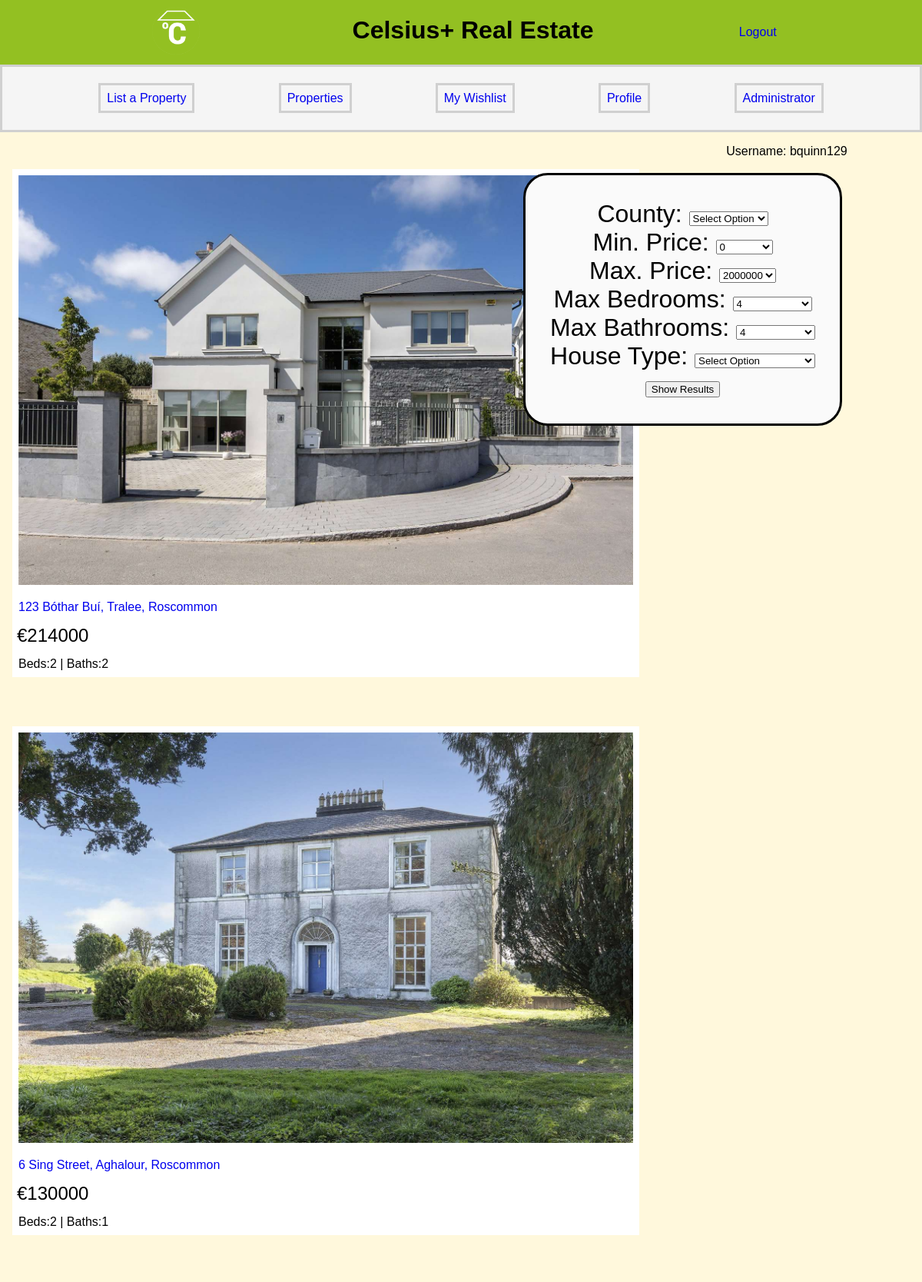
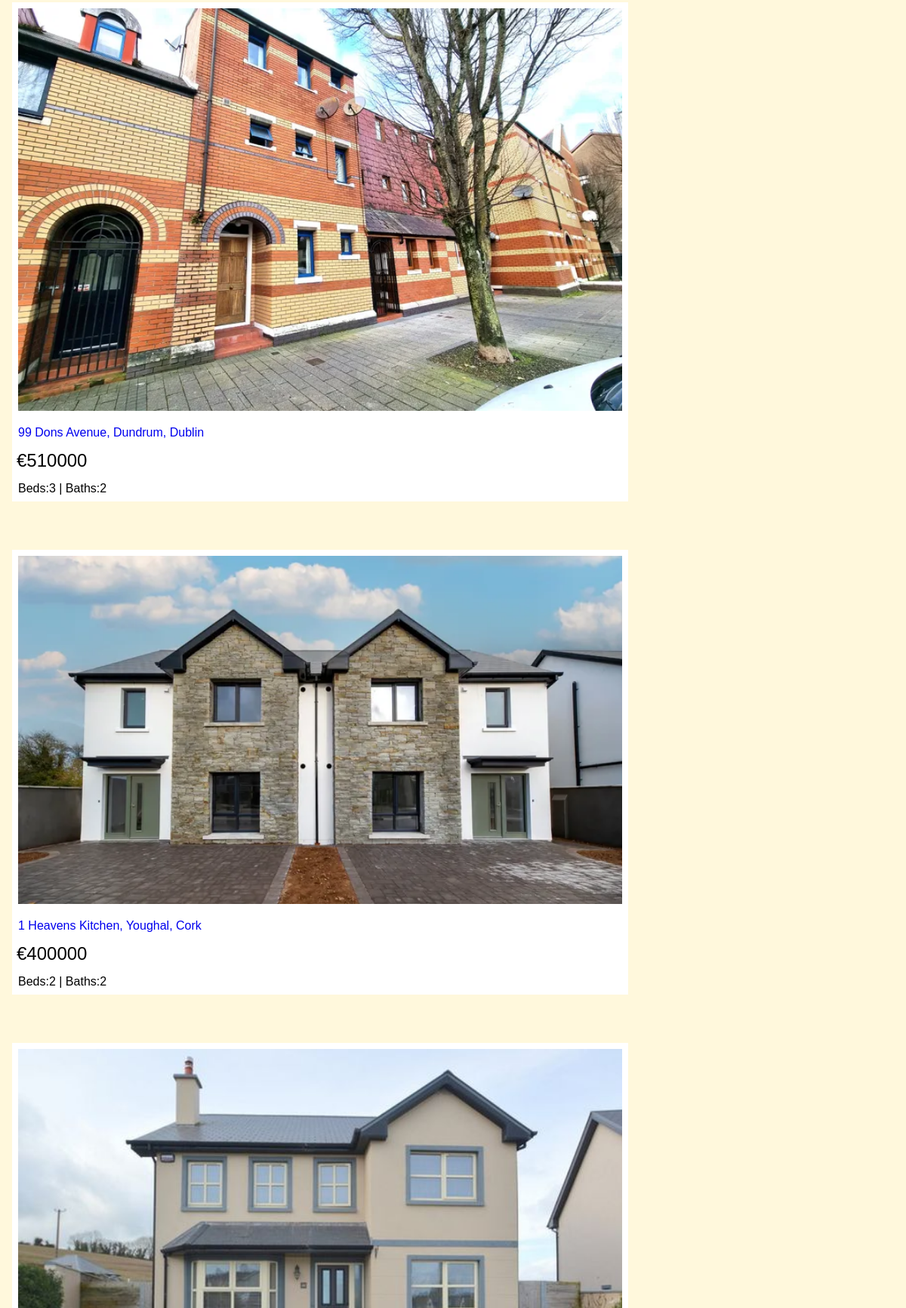
Page /properties (signed in, upper part) on the committed database (2 pictures, top to bottom).
### tables this page shows
CREATE TABLE properties
(
    property_id INTEGER PRIMARY KEY AUTOINCREMENT,
    full_name VARCHAR(50) NOT NULL,
    email VARCHAR(255) NOT NULL,
    address TEXT NOT NULL,
    county VARCHAR(30) NOT NULL,
    post_code CHAR(7) NOT NULL,
    price INTEGER NOT NULL, 
    house_type VARCHAR(24),
    bedroom INTEGER NOT NULL,
    bathroom INTEGER NOT NULL,
    photo TEXT NOT NULL,
    description TEXT NOT NULL,
    bid_amount INTEGER NOT NULL DEFAULT 0
);

### app.py (the view)
@app.route("/properties", methods=["GET", "POST"])
def properties():
    form = RefineForm()
    counties = choices("county")
    form.county.choices = counties
    house_types = choices("house_type")
    form.house_type.choices = house_types
    bedrooms = choices("bedroom")
    form.bedrooms.choices = bedrooms
    bathrooms = choices("bathroom")
    form.bathrooms.choices = bathrooms
    if form.validate_on_submit():
        county = form.county.data
        min_price = form.min_price.data
        max_price = form.max_price.data
        bedroom = form.bedrooms.data
        bathroom = form.bathrooms.data
        house_type = form.house_type.data
        filters = refine_search(county,min_price,max_price,bedroom,bathroom,house_type)
    else:
        db = get_db()
        filters = db.execute("""SELECT * FROM properties""")
    return render_template("properties.html", filters=filters, form=form)

### forms.py
class RefineForm(FlaskForm):
    county = SelectField("County:", choices=[])
    min_price = SelectField("Min. Price:", choices=[0, 100000, 200000, 300000, 400000, 500000, 600000, 700000, 800000, 900000, 1000000, 1200000, 1400000, 1600000, 1800000, 2000000])
    max_price = SelectField("Max. Price:", choices=[0, 100000, 200000, 300000, 400000, 500000, 600000, 700000, 800000, 900000, 1000000, 1200000, 1400000, 1600000, 1800000, 2000000], default=2000000)
    house_type = SelectField("House Type:", choices=[])
    bedrooms = SelectField("Max Bedrooms:", choices=[], default=4)
    bathrooms = SelectField("Max Bathrooms:", choices=[], default=4)
    submit = SubmitField("Show Results")

### app.py (called while the page is built)
@app.before_request
def logged_in_user():
    g.user = session.get("username", None)
    g.admin = session.get("username", None)

def choices(option):
    db = get_db()
    choices = db.execute(f"""SELECT DISTINCT {option} FROM properties
                             ORDER BY {option};""").fetchall()          #alphabetical order
    list_of_choices = []
    list_of_choices.append("Select Option")                             #set default to "Select Option"
    for dictionary in choices:
        for key in dictionary.keys():
            list_of_choices.append(dictionary[key])
    return list_of_choices

### database.py (called while the page is built)
def get_db():
    if "db" not in g:
        g.db = sqlite3.connect(DATABASE, detect_types=sqlite3.PARSE_DECLTYPES)
        g.db.row_factory = sqlite3.Row
    return g.db

### templates/properties.html (shortened to what this page needs)
{% extends "base.html" %}
{% block main_content %}
    <main>
        <form action="" method="post" novalidate id="refine">
            {{ form.county.label }}
            {{ form.county() }}
            <br />
            {{ form.min_price.label }}
            {{ form.min_price() }}
            <br />
            {{ form.max_price.label }}
            {{ form.max_price() }}
            <br />
            {{ form.bedrooms.label }}
            {{ form.bedrooms() }}
            <br />
            {{ form.bathrooms.label }}
            {{ form.bathrooms() }}
            <br />
            {{ form.house_type.label }}
            {{ form.house_type() }}
            <br />
            {{ form.submit() }}
        </form>
        {% for property in filters %}
        <ul id="properties">
            <li><img src="{{ url_for('static', filename='images/' + property['photo']) }}" class="photo"/></li>
            <li><a href="{{ url_for('property', property_id=property['property_id'] ) }}">{{ property['address'] }}, {{ property['county'] }}</a></li>
            <li class="price">€{{ property['price'] }}</li>
            <li>Beds:{{ property['bedroom'] }} | Baths:{{ property['bathroom'] }}</li>
        </ul>
        {% endfor %}
    </main>
{% endblock %}

### static/styles.css (style rules this page uses)
a { text-decoration:none; align-self: center; }
ul, ol { list-style-type: none; }
body { background-color: cornsilk; font-family:Verdana, Arial, Tahoma, sans-serif; margin:0 auto }
#refine { text-align:center; border:3px solid black; padding:1em; margin-right:3.25em; margin-top:1.15em; font-size:2em; background-color: #fafafa; position:fixed; right:0; }
#properties>li>img { width:35em; }
@media screen and (min-width:1200px) { #properties>li>img { width:50em; } }
#properties { padding:1em; float:left; }
#properties li { background-color:white ; padding:.5em; }
#properties li[class="price"] { font-size: 1.5em; padding:.25em; }
form { margin:1em auto; padding:2em 3em; text-align: center; width:fit-content; background-color: whitesmoke; border:4px solid black; border-radius: 1em; }
main { background-color: white; width:fit-content; margin:1em auto; }

### rows in the picture
properties: photo (picture), address "123 Bóthar Buí, Tralee", county "Roscommon", price "214000", bedroom "2", bathroom "2"
properties: photo (picture), address "6 Sing Street, Aghalour", county "Roscommon", price "130000", bedroom "2", bathroom "1"
properties: photo (picture), address "99 Dons Avenue, Dundrum", county "Dublin", price "510000", bedroom "3", bathroom "2"
properties: photo (picture), address "1 Heavens Kitchen, Youghal", county "Cork", price "400000", bedroom "2", bathroom "2"
properties: photo (picture)

### other values in the picture
{{ g.user }} "bquinn129"
